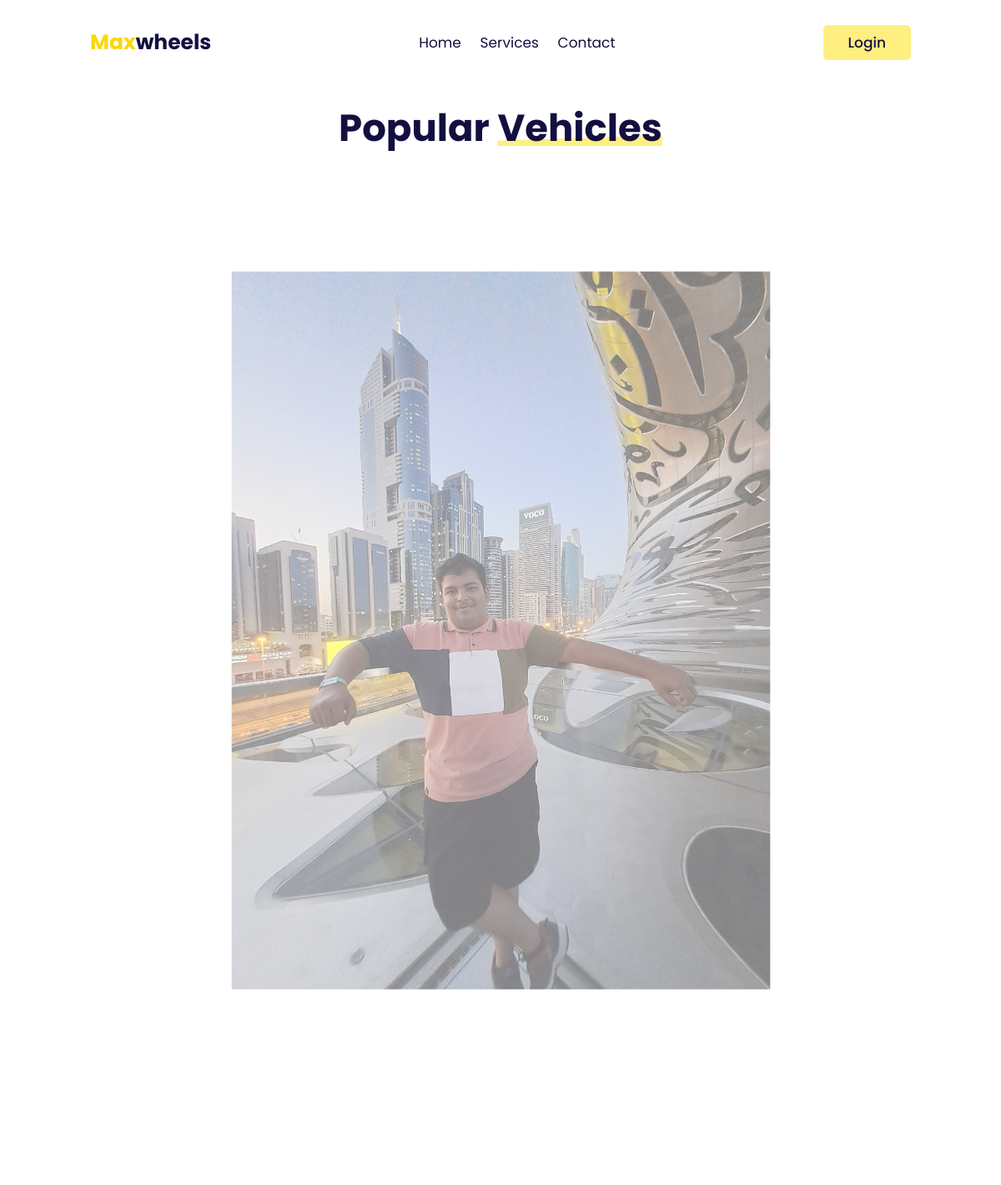
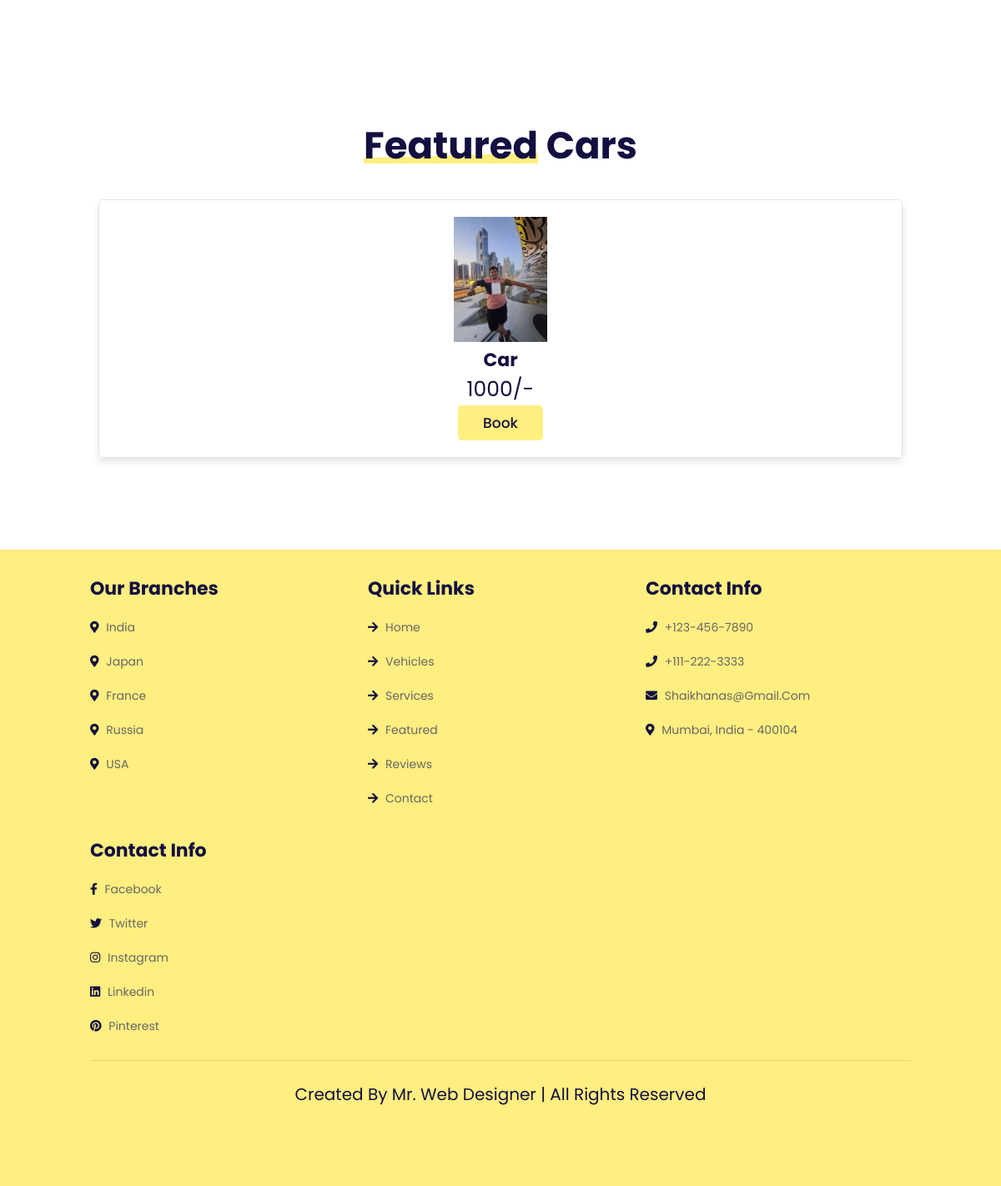
Page /vehicles on the committed database (2 pictures, top to bottom).
### myapp/models.py (models this page shows)
class vehicle_table(models.Model):
    vehicle_name = models.CharField(max_length=40)
    vehicle_color = models.CharField(max_length=40)
    vehicle_number = models.CharField(max_length=40)
    venicle_type = models.CharField(max_length=40)
    vehicle_photo = models.ImageField(upload_to='photos')
    vehicle_description = models.TextField()
    rent_per_day = models.CharField(max_length=40)
    def vehicle_image(self):
        return mark_safe('<img src="fi" width="100" />'.format(self.vehicle_photo.url))
    vehicle_image.allow_tags= True
    def __str__(self):
        return self.vehicle_name

### myapp/views.py (the view)
# urls.py: path('vehicles', views.vehicles, name="vehicles"),
def vehicles(request):
    getcar = vehicle_table.objects.all()
    context = {
        "data": getcar
    }
    print(context)
    return render(request,'vehicles.html', context)

### myapp/templates/vehicles.html (shortened to what this page needs)
<!DOCTYPE html>
{% load static%}
<html lang="en">
<head>
    <link rel="stylesheet" href="https://unpkg.com/swiper@7/swiper-bundle.min.css" />
    <link rel="stylesheet" href="https://cdnjs.cloudflare.com/ajax/libs/font-awesome/5.15.4/css/all.min.css">
    <link rel="stylesheet" href="{% static 'css/style.css' %}">
</head>
<body>
    {% include 'header.html' %}
    <section class="home" id="home">
        <section class="vehicles" id="vehicles">
            <h1 class="heading"> popular <span>vehicles</span> </h1>
            <div class="swiper vehicles-slider">
                <div class="swiper-wrapper">
    {% for d in data %}
                <div class="swiper-slide box">
                    <img src="media/{{d.vehicle_photo}}" alt="">
    {%endfor%}
                </div>
            </div>
        </section>
    </section>
    <section class="featured" id="featured">
        <h1 class="heading"> <span>featured</span> cars </h1>
        <div class="swiper featured-slider">
           <div class="swiper-wrapper">
    {% for d in data %}
                <div class="swiper-slide box">
                    <img src="media/{{d.vehicle_photo}}" alt="">
                    <div class="content">
                        <h3>{{d.vehicle_name}}</h3>
                        <div class="price">{{d.rent_per_day}}/-</div>
                           <div id="login-btn">
                         <a href="checkout/{{d.id}}" class="btn">book</a>
                    </div>
                </div>
    {%endfor%}
           </div>
        </div>
        <div class="swiper featured-slider">
         </div>
    </section>
{% include 'footer.html' %}
</body>
</html>

### myapp/static/css/style.css (style rules this page uses)
:root { --yellow:#f9d806; --light-yellow:#ffee80; --black:#130f40; --light-color:#666; --box-shadow:0 .5rem 1rem rgba(0,0,0,.1); --border:.1rem solid rgba(0,0,0,.1); }
* { font-family: 'Poppins', sans-serif; margin:0; padding:0; box-sizing: border-box; outline: none; border:none; text-decoration: none; text-transform: capitalize; transition: .2s linear; }
html { font-size: 62.5%; overflow-x: hidden; scroll-padding-top: 7rem; scroll-behavior: smooth; }
section { padding:2rem 9%; }
.heading { padding-bottom: 2rem; text-align: center; font-size: 4.5rem; color:var(--black); }
.heading span { position: relative; z-index: 0; }
.heading span::before { content: ''; position: absolute; bottom:1rem; left:0; height: 100%; width: 100%; background: var(--light-yellow); z-index: -1; clip-path: polygon(0 90%, 100% 80%, 100% 100%, 0% 100%); }
.btn { display: inline-block; margin-top: 1rem; padding:.8rem 3rem; background:var(--light-yellow); color:var(--black); cursor: pointer; font-size: 1.7rem; border-radius: .5rem; font-weight: 500; text-align: center; }
#login-btn .btn { margin-top: 0; }
.home { padding-top: 10rem; text-align: center; overflow-x: hidden; }
.home img { width:100%; margin:1rem 0; }
.vehicles .vehicles-slider { padding-bottom: 5rem; }
.vehicles .vehicles-slider .box { text-align: center; }
.vehicles .vehicles-slider .box img { width:100%; transform: scale(.8); opacity: .5; }
.featured .featured-slider { padding:1rem; padding-bottom: 4rem; }
.featured .featured-slider .box { padding:2rem; text-align: center; box-shadow: var(--box-shadow); border:var(--border); border-radius: .5rem; }
.featured .featured-slider .box img { height: 15rem; }
.featured .featured-slider .box .content h3 { font-size: 2.2rem; color:var(--black); }
.featured .featured-slider .box .content .price { font-size: 2.5rem; color:var(--black); }

### rows in the picture
vehicle_table: vehicle_photo (picture), vehicle_name "Car", rent_per_day "1000"
